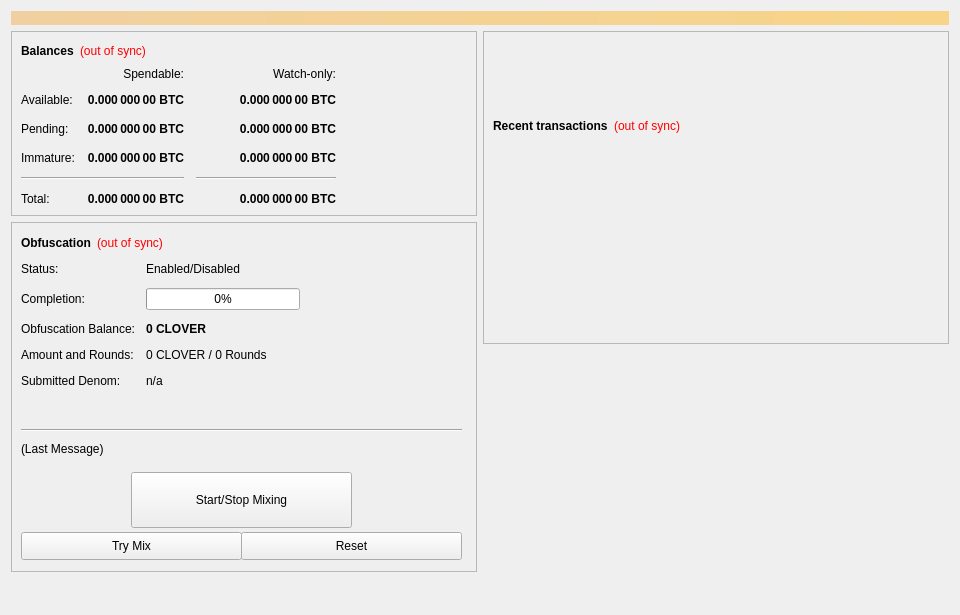
<?xml version="1.0" encoding="UTF-8"?>
<ui version="4.0">
 <class>OverviewPage</class>
 <widget class="QWidget" name="OverviewPage">
  <property name="geometry">
   <rect>
    <x>0</x>
    <y>0</y>
    <width>960</width>
    <height>615</height>
   </rect>
  </property>
  <property name="minimumSize">
   <size>
    <width>960</width>
    <height>0</height>
   </size>
  </property>
  <property name="windowTitle">
   <string>Form</string>
  </property>
  <layout class="QVBoxLayout" name="topLayout">
   <item>
    <widget class="QLabel" name="labelAlerts">
     <property name="visible">
      <bool>false</bool>
     </property>
     <property name="styleSheet">
      <string notr="true">background-color: qlineargradient(x1: 0, y1: 0, x2: 1, y2: 0, stop:0 #F0D0A0, stop:1 #F8D488); color:#000000;</string>
     </property>
     <property name="wordWrap">
      <bool>true</bool>
     </property>
     <property name="margin">
      <number>3</number>
     </property>
    </widget>
   </item>
   <item>
    <layout class="QHBoxLayout" name="horizontalLayout" stretch="1,1">
     <item>
      <layout class="QVBoxLayout" name="verticalLayout_2">
       <item>
        <widget class="QFrame" name="frame">
         <property name="frameShape">
          <enum>QFrame::StyledPanel</enum>
         </property>
         <property name="frameShadow">
          <enum>QFrame::Raised</enum>
         </property>
         <layout class="QVBoxLayout" name="verticalLayout_4">
          <item>
           <layout class="QHBoxLayout" name="horizontalLayout_4">
            <item>
             <widget class="QLabel" name="label_5">
              <property name="font">
               <font>
                <weight>75</weight>
                <bold>true</bold>
               </font>
              </property>
              <property name="text">
               <string>Balances</string>
              </property>
             </widget>
            </item>
            <item>
             <widget class="QLabel" name="labelWalletStatus">
              <property name="cursor">
               <cursorShape>WhatsThisCursor</cursorShape>
              </property>
              <property name="toolTip">
               <string>The displayed information may be out of date. Your wallet automatically synchronizes with the CLOVER network after a connection is established, but this process has not completed yet.</string>
              </property>
              <property name="styleSheet">
               <string notr="true">QLabel { color: red; }</string>
              </property>
              <property name="text">
               <string notr="true">(out of sync)</string>
              </property>
              <property name="alignment">
               <set>Qt::AlignLeading|Qt::AlignLeft|Qt::AlignVCenter</set>
              </property>
             </widget>
            </item>
            <item>
             <spacer name="horizontalSpacer_3">
              <property name="orientation">
               <enum>Qt::Horizontal</enum>
              </property>
              <property name="sizeHint" stdset="0">
               <size>
                <width>40</width>
                <height>20</height>
               </size>
              </property>
             </spacer>
            </item>
           </layout>
          </item>
          <item>
           <layout class="QGridLayout" name="gridLayout">
            <property name="spacing">
             <number>12</number>
            </property>
            <item row="2" column="2">
             <widget class="QLabel" name="labelWatchPending">
              <property name="font">
               <font>
                <weight>75</weight>
                <bold>true</bold>
               </font>
              </property>
              <property name="cursor">
               <cursorShape>IBeamCursor</cursorShape>
              </property>
              <property name="toolTip">
               <string>Unconfirmed transactions to watch-only addresses</string>
              </property>
              <property name="text">
               <string notr="true">0.000 000 00 BTC</string>
              </property>
              <property name="alignment">
               <set>Qt::AlignRight|Qt::AlignTrailing|Qt::AlignVCenter</set>
              </property>
              <property name="textInteractionFlags">
               <set>Qt::LinksAccessibleByMouse|Qt::TextSelectableByKeyboard|Qt::TextSelectableByMouse</set>
              </property>
             </widget>
            </item>
            <item row="2" column="1">
             <widget class="QLabel" name="labelUnconfirmed">
              <property name="font">
               <font>
                <weight>75</weight>
                <bold>true</bold>
               </font>
              </property>
              <property name="cursor">
               <cursorShape>IBeamCursor</cursorShape>
              </property>
              <property name="toolTip">
               <string>Total of transactions that have yet to be confirmed, and do not yet count toward the spendable balance</string>
              </property>
              <property name="text">
               <string notr="true">0.000 000 00 BTC</string>
              </property>
              <property name="alignment">
               <set>Qt::AlignRight|Qt::AlignTrailing|Qt::AlignVCenter</set>
              </property>
              <property name="textInteractionFlags">
               <set>Qt::LinksAccessibleByMouse|Qt::TextSelectableByKeyboard|Qt::TextSelectableByMouse</set>
              </property>
             </widget>
            </item>
            <item row="3" column="2">
             <widget class="QLabel" name="labelWatchImmature">
              <property name="font">
               <font>
                <weight>75</weight>
                <bold>true</bold>
               </font>
              </property>
              <property name="cursor">
               <cursorShape>IBeamCursor</cursorShape>
              </property>
              <property name="toolTip">
               <string>Staked or masternode rewards in watch-only addresses that has not yet matured</string>
              </property>
              <property name="text">
               <string notr="true">0.000 000 00 BTC</string>
              </property>
              <property name="alignment">
               <set>Qt::AlignRight|Qt::AlignTrailing|Qt::AlignVCenter</set>
              </property>
              <property name="textInteractionFlags">
               <set>Qt::LinksAccessibleByMouse|Qt::TextSelectableByKeyboard|Qt::TextSelectableByMouse</set>
              </property>
             </widget>
            </item>
            <item row="4" column="0" colspan="2">
             <widget class="Line" name="lineSpendableBalance">
              <property name="orientation">
               <enum>Qt::Horizontal</enum>
              </property>
             </widget>
            </item>
            <item row="4" column="2">
             <widget class="Line" name="lineWatchBalance">
              <property name="sizePolicy">
               <sizepolicy hsizetype="Preferred" vsizetype="Fixed">
                <horstretch>0</horstretch>
                <verstretch>0</verstretch>
               </sizepolicy>
              </property>
              <property name="minimumSize">
               <size>
                <width>140</width>
                <height>0</height>
               </size>
              </property>
              <property name="orientation">
               <enum>Qt::Horizontal</enum>
              </property>
             </widget>
            </item>
            <item row="5" column="0">
             <widget class="QLabel" name="labelTotalText">
              <property name="text">
               <string>Total:</string>
              </property>
             </widget>
            </item>
            <item row="3" column="1">
             <widget class="QLabel" name="labelImmature">
              <property name="font">
               <font>
                <weight>75</weight>
                <bold>true</bold>
               </font>
              </property>
              <property name="cursor">
               <cursorShape>IBeamCursor</cursorShape>
              </property>
              <property name="toolTip">
               <string>Staked or masternode rewards that has not yet matured</string>
              </property>
              <property name="text">
               <string notr="true">0.000 000 00 BTC</string>
              </property>
              <property name="alignment">
               <set>Qt::AlignRight|Qt::AlignTrailing|Qt::AlignVCenter</set>
              </property>
              <property name="textInteractionFlags">
               <set>Qt::LinksAccessibleByMouse|Qt::TextSelectableByKeyboard|Qt::TextSelectableByMouse</set>
              </property>
             </widget>
            </item>
            <item row="2" column="3">
             <spacer name="horizontalSpacer_2">
              <property name="orientation">
               <enum>Qt::Horizontal</enum>
              </property>
              <property name="sizeHint" stdset="0">
               <size>
                <width>40</width>
                <height>20</height>
               </size>
              </property>
             </spacer>
            </item>
            <item row="3" column="0">
             <widget class="QLabel" name="labelImmatureText">
              <property name="text">
               <string>Immature:</string>
              </property>
             </widget>
            </item>
            <item row="5" column="1">
             <widget class="QLabel" name="labelTotal">
              <property name="font">
               <font>
                <weight>75</weight>
                <bold>true</bold>
               </font>
              </property>
              <property name="cursor">
               <cursorShape>IBeamCursor</cursorShape>
              </property>
              <property name="toolTip">
               <string>Your current total balance</string>
              </property>
              <property name="text">
               <string notr="true">0.000 000 00 BTC</string>
              </property>
              <property name="alignment">
               <set>Qt::AlignRight|Qt::AlignTrailing|Qt::AlignVCenter</set>
              </property>
              <property name="textInteractionFlags">
               <set>Qt::LinksAccessibleByMouse|Qt::TextSelectableByKeyboard|Qt::TextSelectableByMouse</set>
              </property>
             </widget>
            </item>
            <item row="5" column="2">
             <widget class="QLabel" name="labelWatchTotal">
              <property name="font">
               <font>
                <weight>75</weight>
                <bold>true</bold>
               </font>
              </property>
              <property name="cursor">
               <cursorShape>IBeamCursor</cursorShape>
              </property>
              <property name="toolTip">
               <string>Current total balance in watch-only addresses</string>
              </property>
              <property name="text">
               <string notr="true">0.000 000 00 BTC</string>
              </property>
              <property name="alignment">
               <set>Qt::AlignRight|Qt::AlignTrailing|Qt::AlignVCenter</set>
              </property>
              <property name="textInteractionFlags">
               <set>Qt::LinksAccessibleByMouse|Qt::TextSelectableByKeyboard|Qt::TextSelectableByMouse</set>
              </property>
             </widget>
            </item>
            <item row="0" column="2">
             <widget class="QLabel" name="labelWatchonly">
              <property name="text">
               <string>Watch-only:</string>
              </property>
              <property name="alignment">
               <set>Qt::AlignRight|Qt::AlignTrailing|Qt::AlignVCenter</set>
              </property>
             </widget>
            </item>
            <item row="1" column="0">
             <widget class="QLabel" name="labelBalanceText">
              <property name="text">
               <string>Available:</string>
              </property>
             </widget>
            </item>
            <item row="1" column="1">
             <widget class="QLabel" name="labelBalance">
              <property name="font">
               <font>
                <weight>75</weight>
                <bold>true</bold>
               </font>
              </property>
              <property name="cursor">
               <cursorShape>IBeamCursor</cursorShape>
              </property>
              <property name="toolTip">
               <string>Your current spendable balance</string>
              </property>
              <property name="text">
               <string notr="true">0.000 000 00 BTC</string>
              </property>
              <property name="alignment">
               <set>Qt::AlignRight|Qt::AlignTrailing|Qt::AlignVCenter</set>
              </property>
              <property name="textInteractionFlags">
               <set>Qt::LinksAccessibleByMouse|Qt::TextSelectableByKeyboard|Qt::TextSelectableByMouse</set>
              </property>
             </widget>
            </item>
            <item row="1" column="2">
             <widget class="QLabel" name="labelWatchAvailable">
              <property name="font">
               <font>
                <weight>75</weight>
                <bold>true</bold>
               </font>
              </property>
              <property name="cursor">
               <cursorShape>IBeamCursor</cursorShape>
              </property>
              <property name="toolTip">
               <string>Your current balance in watch-only addresses</string>
              </property>
              <property name="text">
               <string notr="true">0.000 000 00 BTC</string>
              </property>
              <property name="alignment">
               <set>Qt::AlignRight|Qt::AlignTrailing|Qt::AlignVCenter</set>
              </property>
              <property name="textInteractionFlags">
               <set>Qt::LinksAccessibleByMouse|Qt::TextSelectableByKeyboard|Qt::TextSelectableByMouse</set>
              </property>
             </widget>
            </item>
            <item row="2" column="0">
             <widget class="QLabel" name="labelPendingText">
              <property name="text">
               <string>Pending:</string>
              </property>
             </widget>
            </item>
            <item row="0" column="1">
             <widget class="QLabel" name="labelSpendable">
              <property name="text">
               <string>Spendable:</string>
              </property>
              <property name="alignment">
               <set>Qt::AlignRight|Qt::AlignTrailing|Qt::AlignVCenter</set>
              </property>
             </widget>
            </item>
           </layout>
          </item>
         </layout>
        </widget>
       </item>
       <item>
        <widget class="QFrame" name="frameObfuscation">
        <property name="visible">
            <bool>false</bool>
        </property>
         <property name="minimumSize">
          <size>
           <width>0</width>
           <height>350</height>
          </size>
         </property>
         <property name="layoutDirection">
          <enum>Qt::LeftToRight</enum>
         </property>
         <property name="frameShape">
          <enum>QFrame::StyledPanel</enum>
         </property>
         <property name="frameShadow">
          <enum>QFrame::Raised</enum>
         </property>
         <widget class="QWidget" name="formLayoutWidget">
          <property name="geometry">
           <rect>
            <x>10</x>
            <y>40</y>
            <width>451</width>
            <height>161</height>
           </rect>
          </property>
          <layout class="QFormLayout" name="formLayout">
           <property name="fieldGrowthPolicy">
            <enum>QFormLayout::AllNonFixedFieldsGrow</enum>
           </property>
           <property name="horizontalSpacing">
            <number>11</number>
           </property>
           <property name="verticalSpacing">
            <number>12</number>
           </property>
           <item row="0" column="0">
            <widget class="QLabel" name="label_6">
             <property name="text">
              <string>Status:</string>
             </property>
            </widget>
           </item>
           <item row="1" column="0">
            <widget class="QLabel" name="label_7">
             <property name="text">
              <string>Completion:</string>
             </property>
            </widget>
           </item>
           <item row="1" column="1">
            <widget class="QProgressBar" name="obfuscationProgress">
             <property name="maximumSize">
              <size>
               <width>154</width>
               <height>16777215</height>
              </size>
             </property>
             <property name="value">
              <number>0</number>
             </property>
            </widget>
           </item>
           <item row="2" column="0">
            <widget class="QLabel" name="labelAnonymizedText">
             <property name="text">
              <string>Obfuscation Balance:</string>
             </property>
            </widget>
           </item>
           <item row="2" column="1">
            <widget class="QLabel" name="labelAnonymized">
             <property name="font">
              <font>
               <weight>75</weight>
               <bold>true</bold>
              </font>
             </property>
             <property name="text">
              <string notr="true">0 CLOVER</string>
             </property>
            </widget>
           </item>
           <item row="3" column="0">
            <widget class="QLabel" name="label_8">
             <property name="text">
              <string>Amount and Rounds:</string>
             </property>
            </widget>
           </item>
           <item row="3" column="1">
            <widget class="QLabel" name="labelAmountRounds">
             <property name="text">
              <string>0 CLOVER / 0 Rounds</string>
             </property>
            </widget>
           </item>
           <item row="4" column="0">
            <widget class="QLabel" name="label_9">
             <property name="text">
              <string>Submitted Denom:</string>
             </property>
            </widget>
           </item>
           <item row="4" column="1">
            <widget class="QLabel" name="labelSubmittedDenom">
             <property name="toolTip">
              <string>The denominations you submitted to the Masternode.&lt;br&gt;To mix, other users must submit the exact same denominations.</string>
             </property>
             <property name="text">
              <string>n/a</string>
             </property>
            </widget>
           </item>
           <item row="0" column="1">
            <widget class="QLabel" name="obfuscationEnabled">
             <property name="text">
              <string>Enabled/Disabled</string>
             </property>
            </widget>
           </item>
          </layout>
         </widget>
         <widget class="QPushButton" name="runAutoDenom">
          <property name="geometry">
           <rect>
            <x>251</x>
            <y>17</y>
            <width>1</width>
            <height>1</height>
           </rect>
          </property>
          <property name="palette">
           <palette>
            <active>
             <colorrole role="WindowText">
              <brush brushstyle="SolidPattern">
               <color alpha="255">
                <red>0</red>
                <green>0</green>
                <blue>0</blue>
               </color>
              </brush>
             </colorrole>
             <colorrole role="Button">
              <brush brushstyle="SolidPattern">
               <color alpha="255">
                <red>239</red>
                <green>238</green>
                <blue>238</blue>
               </color>
              </brush>
             </colorrole>
             <colorrole role="Light">
              <brush brushstyle="SolidPattern">
               <color alpha="255">
                <red>255</red>
                <green>255</green>
                <blue>255</blue>
               </color>
              </brush>
             </colorrole>
             <colorrole role="Midlight">
              <brush brushstyle="SolidPattern">
               <color alpha="255">
                <red>247</red>
                <green>246</green>
                <blue>246</blue>
               </color>
              </brush>
             </colorrole>
             <colorrole role="Dark">
              <brush brushstyle="SolidPattern">
               <color alpha="255">
                <red>119</red>
                <green>119</green>
                <blue>119</blue>
               </color>
              </brush>
             </colorrole>
             <colorrole role="Mid">
              <brush brushstyle="SolidPattern">
               <color alpha="255">
                <red>159</red>
                <green>159</green>
                <blue>159</blue>
               </color>
              </brush>
             </colorrole>
             <colorrole role="Text">
              <brush brushstyle="SolidPattern">
               <color alpha="255">
                <red>0</red>
                <green>0</green>
                <blue>0</blue>
               </color>
              </brush>
             </colorrole>
             <colorrole role="BrightText">
              <brush brushstyle="SolidPattern">
               <color alpha="255">
                <red>255</red>
                <green>255</green>
                <blue>255</blue>
               </color>
              </brush>
             </colorrole>
             <colorrole role="ButtonText">
              <brush brushstyle="SolidPattern">
               <color alpha="255">
                <red>0</red>
                <green>0</green>
                <blue>0</blue>
               </color>
              </brush>
             </colorrole>
             <colorrole role="Base">
              <brush brushstyle="SolidPattern">
               <color alpha="255">
                <red>255</red>
                <green>255</green>
                <blue>255</blue>
               </color>
              </brush>
             </colorrole>
             <colorrole role="Window">
              <brush brushstyle="SolidPattern">
               <color alpha="255">
                <red>239</red>
                <green>238</green>
                <blue>238</blue>
               </color>
              </brush>
             </colorrole>
             <colorrole role="Shadow">
              <brush brushstyle="SolidPattern">
               <color alpha="255">
                <red>0</red>
                <green>0</green>
                <blue>0</blue>
               </color>
              </brush>
             </colorrole>
             <colorrole role="AlternateBase">
              <brush brushstyle="SolidPattern">
               <color alpha="255">
                <red>247</red>
                <green>246</green>
                <blue>246</blue>
               </color>
              </brush>
             </colorrole>
             <colorrole role="ToolTipBase">
              <brush brushstyle="SolidPattern">
               <color alpha="255">
                <red>255</red>
                <green>255</green>
                <blue>220</blue>
               </color>
              </brush>
             </colorrole>
             <colorrole role="ToolTipText">
              <brush brushstyle="SolidPattern">
               <color alpha="255">
                <red>0</red>
                <green>0</green>
                <blue>0</blue>
               </color>
              </brush>
             </colorrole>
            </active>
            <inactive>
             <colorrole role="WindowText">
              <brush brushstyle="SolidPattern">
               <color alpha="255">
                <red>0</red>
                <green>0</green>
                <blue>0</blue>
               </color>
              </brush>
             </colorrole>
             <colorrole role="Button">
              <brush brushstyle="SolidPattern">
               <color alpha="255">
                <red>239</red>
                <green>238</green>
                <blue>238</blue>
               </color>
              </brush>
             </colorrole>
             <colorrole role="Light">
              <brush brushstyle="SolidPattern">
               <color alpha="255">
                <red>255</red>
                <green>255</green>
                <blue>255</blue>
               </color>
              </brush>
             </colorrole>
             <colorrole role="Midlight">
              <brush brushstyle="SolidPattern">
               <color alpha="255">
                <red>247</red>
                <green>246</green>
                <blue>246</blue>
               </color>
              </brush>
             </colorrole>
             <colorrole role="Dark">
              <brush brushstyle="SolidPattern">
               <color alpha="255">
                <red>119</red>
                <green>119</green>
                <blue>119</blue>
               </color>
              </brush>
             </colorrole>
             <colorrole role="Mid">
              <brush brushstyle="SolidPattern">
               <color alpha="255">
                <red>159</red>
                <green>159</green>
                <blue>159</blue>
               </color>
              </brush>
             </colorrole>
             <colorrole role="Text">
              <brush brushstyle="SolidPattern">
               <color alpha="255">
                <red>0</red>
                <green>0</green>
                <blue>0</blue>
               </color>
              </brush>
             </colorrole>
             <colorrole role="BrightText">
              <brush brushstyle="SolidPattern">
               <color alpha="255">
                <red>255</red>
                <green>255</green>
                <blue>255</blue>
               </color>
              </brush>
             </colorrole>
             <colorrole role="ButtonText">
              <brush brushstyle="SolidPattern">
               <color alpha="255">
                <red>0</red>
                <green>0</green>
                <blue>0</blue>
               </color>
              </brush>
             </colorrole>
             <colorrole role="Base">
              <brush brushstyle="SolidPattern">
               <color alpha="255">
                <red>255</red>
                <green>255</green>
                <blue>255</blue>
               </color>
              </brush>
             </colorrole>
             <colorrole role="Window">
              <brush brushstyle="SolidPattern">
               <color alpha="255">
                <red>239</red>
                <green>238</green>
                <blue>238</blue>
               </color>
              </brush>
             </colorrole>
             <colorrole role="Shadow">
              <brush brushstyle="SolidPattern">
               <color alpha="255">
                <red>0</red>
                <green>0</green>
                <blue>0</blue>
               </color>
              </brush>
             </colorrole>
             <colorrole role="AlternateBase">
              <brush brushstyle="SolidPattern">
               <color alpha="255">
                <red>247</red>
                <green>246</green>
                <blue>246</blue>
               </color>
              </brush>
             </colorrole>
             <colorrole role="ToolTipBase">
              <brush brushstyle="SolidPattern">
               <color alpha="255">
                <red>255</red>
                <green>255</green>
                <blue>220</blue>
               </color>
              </brush>
             </colorrole>
             <colorrole role="ToolTipText">
              <brush brushstyle="SolidPattern">
               <color alpha="255">
                <red>0</red>
                <green>0</green>
                <blue>0</blue>
               </color>
              </brush>
             </colorrole>
            </inactive>
            <disabled>
             <colorrole role="WindowText">
              <brush brushstyle="SolidPattern">
               <color alpha="255">
                <red>119</red>
                <green>119</green>
                <blue>119</blue>
               </color>
              </brush>
             </colorrole>
             <colorrole role="Button">
              <brush brushstyle="SolidPattern">
               <color alpha="255">
                <red>239</red>
                <green>238</green>
                <blue>238</blue>
               </color>
              </brush>
             </colorrole>
             <colorrole role="Light">
              <brush brushstyle="SolidPattern">
               <color alpha="255">
                <red>255</red>
                <green>255</green>
                <blue>255</blue>
               </color>
              </brush>
             </colorrole>
             <colorrole role="Midlight">
              <brush brushstyle="SolidPattern">
               <color alpha="255">
                <red>247</red>
                <green>246</green>
                <blue>246</blue>
               </color>
              </brush>
             </colorrole>
             <colorrole role="Dark">
              <brush brushstyle="SolidPattern">
               <color alpha="255">
                <red>119</red>
                <green>119</green>
                <blue>119</blue>
               </color>
              </brush>
             </colorrole>
             <colorrole role="Mid">
              <brush brushstyle="SolidPattern">
               <color alpha="255">
                <red>159</red>
                <green>159</green>
                <blue>159</blue>
               </color>
              </brush>
             </colorrole>
             <colorrole role="Text">
              <brush brushstyle="SolidPattern">
               <color alpha="255">
                <red>119</red>
                <green>119</green>
                <blue>119</blue>
               </color>
              </brush>
             </colorrole>
             <colorrole role="BrightText">
              <brush brushstyle="SolidPattern">
               <color alpha="255">
                <red>255</red>
                <green>255</green>
                <blue>255</blue>
               </color>
              </brush>
             </colorrole>
             <colorrole role="ButtonText">
              <brush brushstyle="SolidPattern">
               <color alpha="255">
                <red>119</red>
                <green>119</green>
                <blue>119</blue>
               </color>
              </brush>
             </colorrole>
             <colorrole role="Base">
              <brush brushstyle="SolidPattern">
               <color alpha="255">
                <red>239</red>
                <green>238</green>
                <blue>238</blue>
               </color>
              </brush>
             </colorrole>
             <colorrole role="Window">
              <brush brushstyle="SolidPattern">
               <color alpha="255">
                <red>239</red>
                <green>238</green>
                <blue>238</blue>
               </color>
              </brush>
             </colorrole>
             <colorrole role="Shadow">
              <brush brushstyle="SolidPattern">
               <color alpha="255">
                <red>0</red>
                <green>0</green>
                <blue>0</blue>
               </color>
              </brush>
             </colorrole>
             <colorrole role="AlternateBase">
              <brush brushstyle="SolidPattern">
               <color alpha="255">
                <red>239</red>
                <green>238</green>
                <blue>238</blue>
               </color>
              </brush>
             </colorrole>
             <colorrole role="ToolTipBase">
              <brush brushstyle="SolidPattern">
               <color alpha="255">
                <red>255</red>
                <green>255</green>
                <blue>220</blue>
               </color>
              </brush>
             </colorrole>
             <colorrole role="ToolTipText">
              <brush brushstyle="SolidPattern">
               <color alpha="255">
                <red>0</red>
                <green>0</green>
                <blue>0</blue>
               </color>
              </brush>
             </colorrole>
            </disabled>
           </palette>
          </property>
          <property name="focusPolicy">
           <enum>Qt::NoFocus</enum>
          </property>
          <property name="autoFillBackground">
           <bool>true</bool>
          </property>
          <property name="text">
           <string/>
          </property>
          <property name="flat">
           <bool>true</bool>
          </property>
         </widget>
         <widget class="QPushButton" name="toggleObfuscation">
          <property name="geometry">
           <rect>
            <x>120</x>
            <y>250</y>
            <width>221</width>
            <height>56</height>
           </rect>
          </property>
          <property name="sizePolicy">
           <sizepolicy hsizetype="MinimumExpanding" vsizetype="Fixed">
            <horstretch>0</horstretch>
            <verstretch>0</verstretch>
           </sizepolicy>
          </property>
          <property name="text">
           <string>Start/Stop Mixing</string>
          </property>
         </widget>
         <widget class="Line" name="lineLastMessage">
          <property name="geometry">
           <rect>
            <x>10</x>
            <y>200</y>
            <width>441</width>
            <height>16</height>
           </rect>
          </property>
          <property name="orientation">
           <enum>Qt::Horizontal</enum>
          </property>
         </widget>
         <widget class="QLabel" name="obfuscationStatus">
          <property name="geometry">
           <rect>
            <x>10</x>
            <y>220</y>
            <width>451</width>
            <height>61</height>
           </rect>
          </property>
          <property name="minimumSize">
           <size>
            <width>288</width>
            <height>43</height>
           </size>
          </property>
          <property name="text">
           <string>(Last Message)</string>
          </property>
          <property name="alignment">
           <set>Qt::AlignLeading|Qt::AlignLeft|Qt::AlignTop</set>
          </property>
          <property name="wordWrap">
           <bool>true</bool>
          </property>
         </widget>
         <widget class="QPushButton" name="obfuscationAuto">
          <property name="geometry">
           <rect>
            <x>10</x>
            <y>310</y>
            <width>221</width>
            <height>28</height>
           </rect>
          </property>
          <property name="sizePolicy">
           <sizepolicy hsizetype="MinimumExpanding" vsizetype="Fixed">
            <horstretch>0</horstretch>
            <verstretch>0</verstretch>
           </sizepolicy>
          </property>
          <property name="toolTip">
           <string>Try to manually submit a Obfuscation request.</string>
          </property>
          <property name="text">
           <string>Try Mix</string>
          </property>
         </widget>
         <widget class="QPushButton" name="obfuscationReset">
          <property name="geometry">
           <rect>
            <x>230</x>
            <y>310</y>
            <width>221</width>
            <height>28</height>
           </rect>
          </property>
          <property name="sizePolicy">
           <sizepolicy hsizetype="MinimumExpanding" vsizetype="Fixed">
            <horstretch>0</horstretch>
            <verstretch>0</verstretch>
           </sizepolicy>
          </property>
          <property name="toolTip">
           <string>Reset the current status of Obfuscation (can interrupt Obfuscation if it's in the process of Mixing, which can cost you money!)</string>
          </property>
          <property name="autoFillBackground">
           <bool>false</bool>
          </property>
          <property name="text">
           <string>Reset</string>
          </property>
         </widget>
         <widget class="QWidget" name="layoutWidget">
          <property name="geometry">
           <rect>
            <x>10</x>
            <y>10</y>
            <width>431</width>
            <height>22</height>
           </rect>
          </property>
          <layout class="QHBoxLayout" name="horizontalLayout_5">
           <item>
            <widget class="QLabel" name="label_2">
             <property name="font">
              <font>
               <weight>75</weight>
               <bold>true</bold>
              </font>
             </property>
             <property name="text">
              <string>Obfuscation</string>
             </property>
            </widget>
           </item>
           <item>
            <widget class="QLabel" name="labelObfuscationSyncStatus">
             <property name="toolTip">
              <string>The displayed information may be out of date. Your wallet automatically synchronizes with the CLOVER network after a connection is established, but this process has not completed yet.</string>
             </property>
             <property name="styleSheet">
              <string notr="true">QLabel { color: red; }</string>
             </property>
             <property name="text">
              <string notr="true">(out of sync)</string>
             </property>
             <property name="alignment">
              <set>Qt::AlignLeading|Qt::AlignLeft|Qt::AlignVCenter</set>
             </property>
            </widget>
           </item>
           <item>
            <spacer name="horizontalSpacer_4">
             <property name="orientation">
              <enum>Qt::Horizontal</enum>
             </property>
             <property name="sizeHint" stdset="0">
              <size>
               <width>40</width>
               <height>20</height>
              </size>
             </property>
            </spacer>
           </item>
          </layout>
         </widget>
        </widget>
       </item>
       <item>
        <spacer name="verticalSpacer">
         <property name="orientation">
          <enum>Qt::Vertical</enum>
         </property>
         <property name="sizeHint" stdset="0">
          <size>
           <width>20</width>
           <height>40</height>
          </size>
         </property>
        </spacer>
       </item>
      </layout>
     </item>
     <item>
      <layout class="QVBoxLayout" name="verticalLayout_3">
       <item>
        <widget class="QFrame" name="frame_2">
         <property name="frameShape">
          <enum>QFrame::StyledPanel</enum>
         </property>
         <property name="frameShadow">
          <enum>QFrame::Raised</enum>
         </property>
         <layout class="QVBoxLayout" name="verticalLayout">
          <item>
           <spacer name="verticalSpacer_3">
            <property name="orientation">
             <enum>Qt::Vertical</enum>
            </property>
            <property name="sizeType">
             <enum>QSizePolicy::Fixed</enum>
            </property>
            <property name="sizeHint" stdset="0">
             <size>
              <width>20</width>
              <height>75</height>
             </size>
            </property>
           </spacer>
          </item>
          <item>
           <layout class="QHBoxLayout" name="horizontalLayout_2">
            <item>
             <widget class="QLabel" name="label_4">
              <property name="font">
               <font>
                <weight>75</weight>
                <bold>true</bold>
               </font>
              </property>
              <property name="text">
               <string>Recent transactions</string>
              </property>
             </widget>
            </item>
            <item>
             <widget class="QLabel" name="labelTransactionsStatus">
              <property name="cursor">
               <cursorShape>WhatsThisCursor</cursorShape>
              </property>
              <property name="toolTip">
               <string>The displayed information may be out of date. Your wallet automatically synchronizes with the CLOVER network after a connection is established, but this process has not completed yet.</string>
              </property>
              <property name="styleSheet">
               <string notr="true">QLabel { color: red; }</string>
              </property>
              <property name="text">
               <string notr="true">(out of sync)</string>
              </property>
              <property name="alignment">
               <set>Qt::AlignRight|Qt::AlignTrailing|Qt::AlignVCenter</set>
              </property>
             </widget>
            </item>
            <item>
             <spacer name="horizontalSpacer">
              <property name="orientation">
               <enum>Qt::Horizontal</enum>
              </property>
              <property name="sizeHint" stdset="0">
               <size>
                <width>40</width>
                <height>20</height>
               </size>
              </property>
             </spacer>
            </item>
           </layout>
          </item>
          <item>
           <widget class="QListView" name="listTransactions">
            <property name="styleSheet">
             <string notr="true">QListView { background: transparent; }</string>
            </property>
            <property name="frameShape">
             <enum>QFrame::NoFrame</enum>
            </property>
            <property name="verticalScrollBarPolicy">
             <enum>Qt::ScrollBarAlwaysOff</enum>
            </property>
            <property name="horizontalScrollBarPolicy">
             <enum>Qt::ScrollBarAlwaysOff</enum>
            </property>
            <property name="selectionMode">
             <enum>QAbstractItemView::NoSelection</enum>
            </property>
           </widget>
          </item>
         </layout>
        </widget>
       </item>
       <item>
        <spacer name="verticalSpacer_2">
         <property name="orientation">
          <enum>Qt::Vertical</enum>
         </property>
         <property name="sizeType">
          <enum>QSizePolicy::Expanding</enum>
         </property>
         <property name="sizeHint" stdset="0">
          <size>
           <width>20</width>
           <height>40</height>
          </size>
         </property>
        </spacer>
       </item>
      </layout>
     </item>
    </layout>
   </item>
  </layout>
 </widget>
 <resources/>
 <connections/>
</ui>
